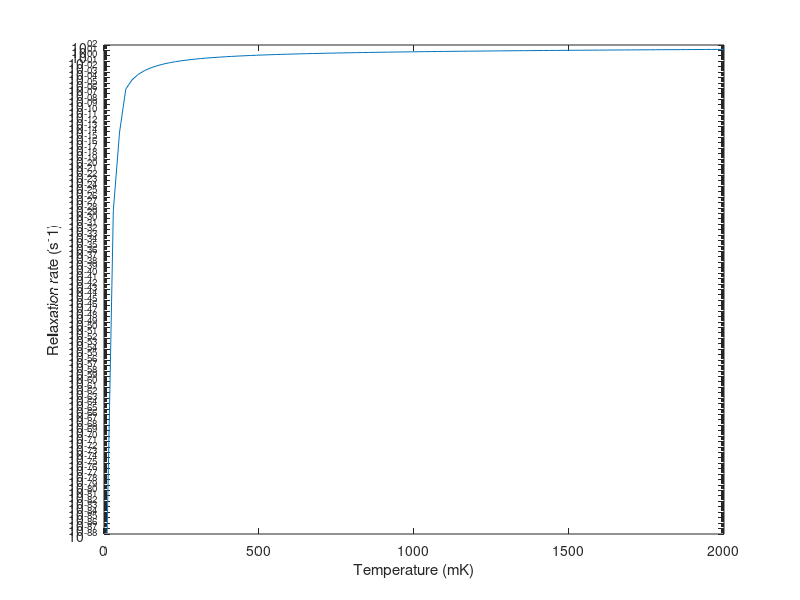

MATLAB code to generate this figure:
%% Constants
clear all

pi = 3.14159265359 ;
ub = 5.788381e-5 ;
e = 1.60217662e-19 ;
g=2 ;
m0 = 9.10938356e-31 ;
kb = 8.6173303e-5 ;
ht = 6.582119e-16 ;

omegaDebye = 13.81e13 ; 

rho = 2200 ; 
vl = 3750 ;
vt = 5900 ;

PhiU = 8.77 ;

PhiD = 5 ;

It = 16/105 * PhiU^2 ;
Il = 4*(PhiU^2/35 + 2*PhiD*PhiU/15 + PhiD^2/3) ;
mt = 0.19*m0 ;

bose = @(omega, T) 1./(exp(ht.*omega./(kb.*T/1000))-1) ;

%% Input Parameters
%Johnson noise parameters
l=100e-9 ; 
R=10e3 ;

Evs = 275e-6  ; %valley splitting
r = 69e-9 ; %dipole moment


Delta = 0.40e-9 ; %splitting at the anticrossing point
Rk = 25.813e3 ; %quantum resistance

GammaValley_ph = @(omega) (ht.^2./(2.*pi)).*(ht.*omega).^5 .* r.^2 ./ (4.*pi.*rho.*ht.^6) .* (It./vt.^7 + 2.*Il./vl.^7) .* e ;
GammaValley_jh = @(omega) 2.* R / Rk * omega * ht^2 * 3*r.^2 ./ l^2 ;

%% Simulation for fixed magnetic field
B=0.85 ;
omega = g*ub*B/ht ;

% Matrix of coefficients between states
a1 = -(Evs-ht*omega) ./ sqrt((Evs-ht*omega).^2+Delta^2) ;
a2 = -(Evs+ht*omega) ./ sqrt((Evs+ht*omega).^2+Delta^2) ;

SinGamma = @(x) sqrt((1-x)/2) ;

CosGamma = @(x) sqrt((1+x)/2) ;

valley_coupling = zeros(4,4) ;
valley_coupling(1,2) = -CosGamma(a1)*SinGamma(a2) - SinGamma(a1)*CosGamma(a2) ;
valley_coupling(1,3) = SinGamma(a1)*SinGamma(a2) - CosGamma(a1)*CosGamma(a2) ;
valley_coupling(1,4) = SinGamma(a2)*CosGamma(a2) ;
valley_coupling(2,3) = SinGamma(a1)*CosGamma(a1) ;
valley_coupling(2,4) = -CosGamma(a1)*CosGamma(a2) + SinGamma(a1)*SinGamma(a2) ;
valley_coupling(3,4) = SinGamma(a1)*CosGamma(a2) + CosGamma(a1)*SinGamma(a2) ;

valley_coupling = valley_coupling + valley_coupling;

% Energy of states
E = zeros(5) ;
E(1) = -(Evs + ht*omega)./2 ;
E(2) = -sqrt((Evs - ht*omega).^2+Delta^2) / 2 ;
E(3) = +sqrt((Evs - ht*omega)^2+Delta^2) / 2 ;
E(4) = (Evs + ht*omega)./2 ;

% Getting Rates
index=[1,2,3,4] ;
temp_res = 100 ;
Gamma = zeros(4,4) ;
rate = zeros(4,4, temp_res) ; % ij means transition from i to j
rate_first_order = zeros(4,4, temp_res) ;
rate_second_order = zeros(4,4, temp_res) ;
rate_second_order_jh = zeros(4,4, temp_res) ;
rate_second_order_twophonon = zeros(4,4, temp_res) ;
rate_orbit= zeros(1, temp_res) ;
Gammac=zeros(4, temp_res) ;
T = linspace(10, 2000, temp_res) ;
T_list = T ;

%% Calculate relaxation rates.
% Calculate first order relaxation rate, it is needed to evaluate the
% second order


h = waitbar(0, '1', 'Name', 'Getting T1 ...') ;

for ii=1:length(T_list)
    %fprintf('\nPercentage: %.2f', ii)
    progress = ii / length(T_list) ;
    waitbar(progress, h, sprintf('Progress ... %.1f %%', 100*progress))
    T=T_list(ii) ;
    

    for i=1:4
        for j=1:4
            if j~=i

                if j>i
                    rate_phonon = 2.*pi./ht^2 .* valley_coupling(i, j)^2 .* GammaValley_ph(abs(E(i)-E(j))/ht) .* bose(abs(E(i)-E(j))/ht, T) ;
                    rate_johnson = 2.*pi./ht^2 .* valley_coupling(i, j)^2 .* GammaValley_jh(abs(E(i)-E(j))/ht) .* bose(abs(E(i)-E(j))/ht, T) ;
                else
                    rate_phonon = 2.*pi./ht^2 .* valley_coupling(i, j)^2 .* GammaValley_ph(abs(E(i)-E(j))/ht) .* (1+bose(abs(E(i)-E(j))/ht, T)) ;
                    rate_johnson =  2.*pi./ht^2 .* valley_coupling(i, j)^2 .* GammaValley_jh(abs(E(i)-E(j))/ht) .* (1+bose(abs(E(i)-E(j))/ht, T)) ;
                end

                rate_first_order(i, j, ii) = rate_phonon  + rate_johnson;
                rate(i,j, ii) = rate_first_order(i,j,ii);

            end
        end         
    end

    % Get state lifetime
%     tmp = sum(rate_first_order, 2) ;
%     Gammac(:, ii) = tmp(:,1,ii) + 1000 ;  %% 1 ms is the maximum lifetime limited by readout
% 
%     omega_min = 100  ;
% 
%     % Calculate Raman, Orbach process
%     for i=1:4
%         for j=1:4
%             if j~=i
%                 %fprintf('Indeces %d, %d', i, j)
%                 m=index(index~=i) ;
%                 m=m(m~=j) ;
%                 map = map_Raman([int2str(i), int2str(j)] ) ;
% 
%                 if length(map(:,1))==1
% 
%                     coeff1 = @(omega1) valley_coupling(j,m(1)).*valley_coupling(m(1),i)./(E(m(1))-E(i)-sign(E(m(1))-E(i)).*ht.*omega1 + 0.5.*ht.*1i.*Gammac(m(1), ii)) ;
%                     coeff2 = @(omega1) valley_coupling(j,m(2)).*valley_coupling(m(2),i)./(E(m(2))-E(i)-sign(E(m(2))-E(i)).*ht.*omega1 + 0.5.*ht.*1i.*Gammac(m(2), ii)) ;
%                     coeff  = @(omega1) abs(coeff1(omega1) + coeff2(omega1)).^2 ;
% 
%                     if map(1)==map(2)
%                         omega_max = abs(E(i)-E(j))/ht;
%                         omega_sign = -1 ;
%                     else
%                         omega_max = omegaDebye ;
%                         omega_sign = +1 ;
%                     end
% 
%                     func_Raman = @(omega1, omega2 ) 2*pi/ht^2 .* (map(1)+bose(omega1, T)) .* (map(2)+bose(omega2, T)) .* GammaValley_ph(omega1) .* GammaValley_ph(omega2) .* coeff(omega1) ;
%                     func_Raman_singlevar =  @(omega1) func_Raman(omega1, (2*map(2)-1)*(E(i) - E(j))/ht + omega_sign.*omega1) ;
% 
%                     rate_second_order(i,j,ii) = Integrate_Raman(func_Raman_singlevar, omega_min, omega_max, abs(E(m(1))-E(i))/ht);
% 
%                 else
% 
%                     coeff1 = @(omega1) valley_coupling(j,m(1)).*valley_coupling(m(1),i)./(E(m(1))-E(i)-sign(E(m(1))-E(i)).*ht.*omega1 + 0.5.*ht.*1i.*Gammac(m(1), ii)) ;
%                     coeff2 = @(omega1) valley_coupling(j,m(2)).*valley_coupling(m(2),i)./(E(m(2))-E(i)-sign(E(m(2))-E(i)).*ht.*omega1 + 0.5.*ht.*1i.*Gammac(m(2), ii)) ;
% 
%                     func_Raman1 = @(omega1, omega2 ) 2*pi/ht^2 .* (map(1,1)+bose(omega1, T)) .* (map(1,2)+bose(omega2, T)) .* GammaValley_ph(omega1) .* GammaValley_ph(omega2) .* abs(coeff1(omega1)).^2 ;
%                     func_Raman2 = @(omega1, omega2 ) 2*pi/ht^2 .* (map(2,1)+bose(omega1, T)) .* (map(2,2)+bose(omega2, T)) .* GammaValley_ph(omega1) .* GammaValley_ph(omega2) .* abs(coeff2(omega1)).^2 ;
% 
%                     if map(1,1)==map(1,2)
%                         omega_max1 = abs(E(i)-E(j))/ht ;
%                         omega1_sign1 = -1 ;
%                     else
%                         omega_max1 = omegaDebye ;
%                         omega1_sign1 = +1 ;
%                     end
% 
%                     if map(2,1)==map(2,2)
%                         omega_max2 = abs(E(i)-E(j))/ht ;
%                         omega1_sign2 = -1 ;
%                     else
%                         omega_max2 = omegaDebye ;
%                         omega1_sign2 = +1 ;
%                     end
%                     
%                     func_Raman1_singlevar =  @(omega1) func_Raman1(omega1,(2*map(1,2)-1)*(E(i) - E(j))/ht + omega1_sign1.*omega1) ;
%                     func_Raman2_singlevar =  @(omega1) func_Raman2(omega1, (2*map(2,2)-1)*(E(i) - E(j))/ht + omega1_sign2.*omega1) ;
% 
%                     rate_second_order(i,j,ii) = Integrate_Raman(func_Raman1_singlevar, omega_min, omega_max1, abs(E(m(1))-E(i))/ht) + Integrate_Raman(func_Raman2_singlevar, omega_min, omega_max2, abs(E(m(2))-E(i))/ht) ;
%                     if i==3 && j==1 && B==3
%                         rate_second_order(i,j,ii) = integral(func_Raman1_singlevar, omega_min, omegaDebye) ;
%                     end
%                 end
%                 if i==3 && j==1
%                     coeff1 = @(omega1) 1./(E(5)-E(i)-ht.*omega1 + 0.5.*ht.*1i.*1e11) ;
%                     func_Raman1 = @(omega1, omega2 ) 2*pi/ht^2 .* (bose(omega1, T)) .* (1+bose(omega2, T)) .* GammaValley_ph(omega1) .* GammaValley_ph(omega2) .* abs(coeff1(omega1)).^2 ;
%                     func_Raman1_singlevar =  @(omega1) func_Raman1(omega1, abs(E(i) - E(j))/ht + omega1) ;
%                 end
%                 rate(i,j, ii) =  rate_second_order(i,j,ii) + rate_first_order(i,j,ii);
% 
%             end
%         end
%     end
    
end

%% Solving rate equations
resolution = temp_res ;

Rates_matrix = zeros(4,4, resolution) ;
eigenvalues_all = zeros(4,4) ;
eigenvectors_all = zeros(4,4) ;
eigenvalues = zeros(resolution,4) ;
eigenvectors = zeros(resolution,4) ;

for i=1:4
    for j=1:4
        if j~=i
            Rates_matrix(i,j,:) =  rate(j,i, :)  ;
        else
            Rates_matrix(i,i,:) = -sum(rate(i,:, :), 2) ;
        end
    end
end

for i=1:resolution
   [eigenvectors_all(:,:), eigenvalues_all(:,:)] = eig(reshape(Rates_matrix(:,:,i), [4,4])) ;
   
   tmp = sort(max(abs(eigenvalues_all(:,:)))) ;
   tmp2 = eigenvectors_all(:,find(max(abs(eigenvalues_all(:,:))) == tmp(2))) ;
   eigenvectors(i,:) = abs(tmp2(:)) ;
   
   eigenvalues(i,:) = sort(max(abs(eigenvalues_all(:,:))))  ;
end


%% Plotting
figure(1)
clf
semilogy(T_list ,abs(eigenvalues(:,2)))
xlabel('Temperature (mK)')
ylabel('Relaxation rate (s^-1)')
